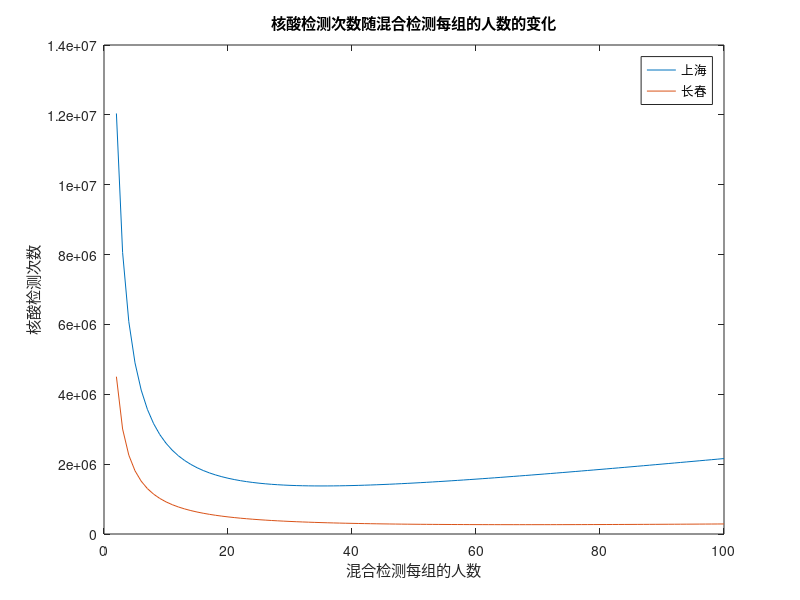

Write the MATLAB code that produced this figure.
clear;
clc;
close all;

% 上海
n = 2.4e7;
m = 2e4;

k = 2:100;
e = 1 + 1 ./ k - (1 - m / n) .^ k;
plot(k, n * e);
hold on;

% 长春
n = 9e6;
m = 2e3;

k = 2:100;
e = 1 + 1 ./ k - (1 - m / n) .^ k;
plot(k, n * e);

title('核酸检测次数随混合检测每组的人数的变化');
legend(['上海'; '长春'])
xlabel('混合检测每组的人数');
ylabel('核酸检测次数');